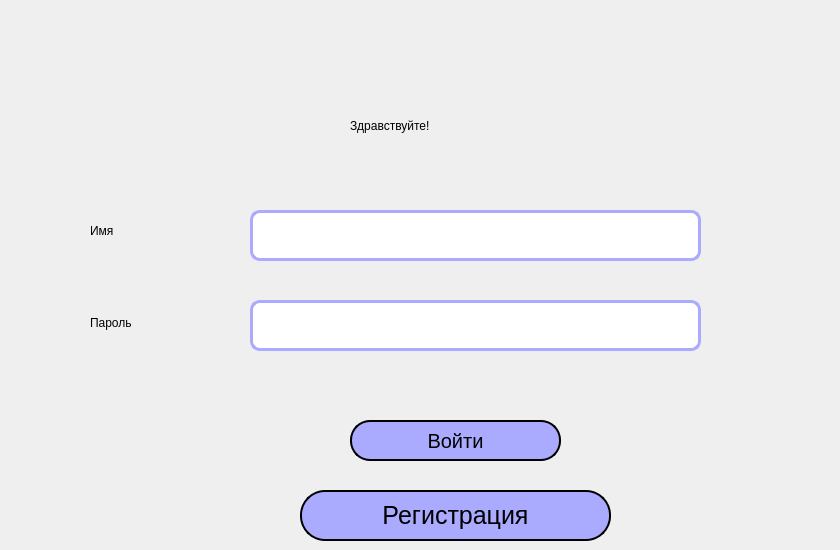
    <widget class="QWidget" name="page">
     <widget class="QLabel" name="label">
      <property name="geometry">
       <rect>
        <x>350</x>
        <y>90</y>
        <width>481</width>
        <height>71</height>
       </rect>
      </property>
      <property name="styleSheet">
       <string notr="true">font: 2000 20pt &quot;Rockwell Extra Bold&quot;;
font-color:white;</string>
      </property>
      <property name="text">
       <string>Здравствуйте!</string>
      </property>
     </widget>
     <widget class="QLabel" name="label_2">
      <property name="geometry">
       <rect>
        <x>90</x>
        <y>210</y>
        <width>131</width>
        <height>41</height>
       </rect>
      </property>
      <property name="styleSheet">
       <string notr="true">font: 2000 15pt &quot;Rockwell Extra Bold&quot;;</string>
      </property>
      <property name="text">
       <string>Имя</string>
      </property>
     </widget>
     <widget class="QLabel" name="label_3">
      <property name="geometry">
       <rect>
        <x>90</x>
        <y>292</y>
        <width>131</width>
        <height>61</height>
       </rect>
      </property>
      <property name="styleSheet">
       <string notr="true">font: 2000 15pt &quot;Rockwell Extra Bold&quot;;</string>
      </property>
      <property name="text">
       <string>Пароль</string>
      </property>
     </widget>
     <widget class="QLineEdit" name="lineEdit_name">
      <property name="geometry">
       <rect>
        <x>250</x>
        <y>210</y>
        <width>451</width>
        <height>51</height>
       </rect>
      </property>
      <property name="styleSheet">
       <string notr="true">
QLineEdit{
	font: 2000 5pt &quot;Arial Black&quot;;
	border: 3px solid rgb(170, 170, 255);

	font-size: 20px;	
	border-radius: 10px;	
	color:black;
}

</string>
      </property>
     </widget>
     <widget class="QLineEdit" name="lineEdit_password">
      <property name="geometry">
       <rect>
        <x>250</x>
        <y>300</y>
        <width>451</width>
        <height>51</height>
       </rect>
      </property>
      <property name="styleSheet">
       <string notr="true">QLineEdit{
	font: 2000 5pt &quot;Arial Black&quot;;
	border: 3px solid rgb(170, 170, 255);

	font-size: 20px;	
	border-radius: 10px;	
	color:black;
}</string>
      </property>
     </widget>
     <widget class="QPushButton" name="button_EnterToProg">
      <property name="geometry">
       <rect>
        <x>350</x>
        <y>420</y>
        <width>211</width>
        <height>41</height>
       </rect>
      </property>
      <property name="styleSheet">
       <string notr="true">
QPushButton{
	font: 2000 15pt &quot;Rockwell Extra Bold&quot;;
	border: 2px solid black;
	background-color:rgb(170, 170, 255);
	font-size: 20px;	
	border-radius: 20px;	
	color:black;
}

QPushButton:pressed
{
	background-color:black;
}

QPushButton:hover
{
	background-color: rgb(14, 118, 255);
}
</string>
      </property>
      <property name="text">
       <string>Войти</string>
      </property>
     </widget>
     <widget class="QPushButton" name="button_Registration">
      <property name="geometry">
       <rect>
        <x>300</x>
        <y>490</y>
        <width>311</width>
        <height>51</height>
       </rect>
      </property>
      <property name="styleSheet">
       <string notr="true">
QPushButton{
	font: 2000 15pt &quot;Rockwell Extra Bold&quot;;
	border: 2px solid black;
	background-color:rgb(170, 170, 255);
	font-size: 25px;	
	border-radius: 25px;	
	color:black;
}

QPushButton:pressed
{
	background-color:black;
}

QPushButton:hover
{
	background-color: rgb(14, 118, 255);
}</string>
      </property>
      <property name="text">
       <string>Регистрация</string>
      </property>
     </widget>
    </widget>
